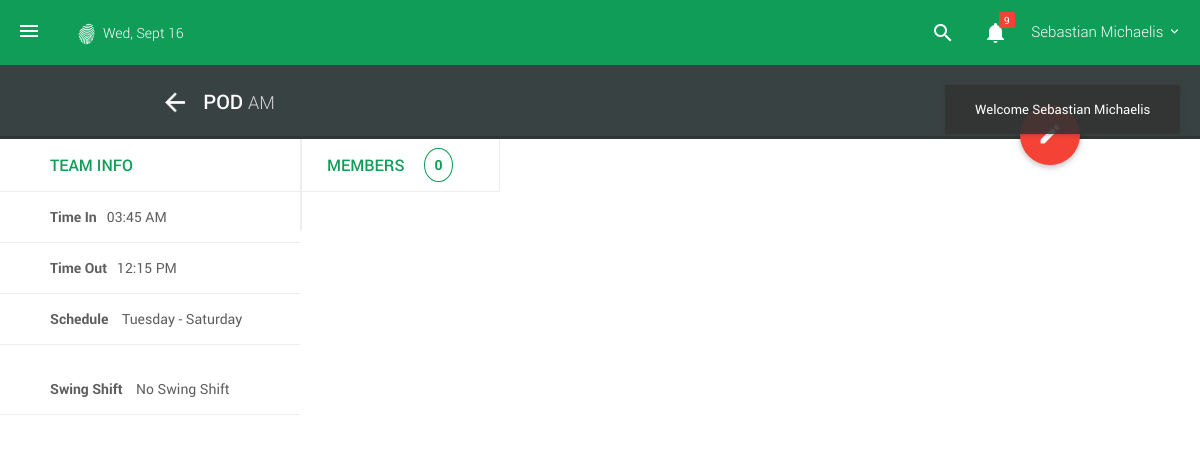
Page /teams/view_team/1 on the committed database.
### tables this page shows
CREATE TABLE IF NOT EXISTS `team_info` (
  `TeamInfoID` int(11) NOT NULL AUTO_INCREMENT,
  `TeamID` int(11) NOT NULL,
  `TeamTimeIn` time NOT NULL,
  `TeamTimeOut` time NOT NULL,
  `TeamDate` varchar(100) NOT NULL,
  `TeamBreak` int(3) NOT NULL,
  PRIMARY KEY (`TeamInfoID`)
);

CREATE TABLE IF NOT EXISTS `team` (
  `TeamID` int(11) NOT NULL AUTO_INCREMENT,
  `TeamParentID` int(11) NOT NULL,
  `TeamName` varchar(20) NOT NULL,
  `SwingIn` time NOT NULL,
  `SwingOut` time NOT NULL,
  `SwingDay` enum('Saturday','Sunday','None') NOT NULL,
  `TeamSchedule` enum('AM','PM') NOT NULL,
  PRIMARY KEY (`TeamID`)
);

### application/controllers/teams.php (called while the page is built, shortened)
<?php
class Teams extends CI_Controller {
	function __Construct(){
	   	$this->load->database();
	   	$this->load->model('teamModel');
	}
	public function view_team($TeamID = 0)
	{
		$data['time']		=	$this->teamModel->displayTimeTracker();
		$data['employee']	=	$this->teamModel->displayEmployees($TeamID);
		$data['teamInfo']	=	$this->teamModel->displayTeamInfo($TeamID);
		$this->load->view('header');
		$this->load->view('view-team', $data);
	}
}

### index.php (called while the page is built, shortened)
<?php
require_once BASEPATH.'core/CodeIgniter.php';

### application/models/teamModel.php (called while the page is built, shortened)
<?php
class TeamModel extends CI_Model {
	function displayEmployees($TeamID){
		$this->db->select();
		$this->db->from('team_member')
		->join('employee_info', 'team_member.EmpID = employee_info.EmpID','left')
		->where('team_member.TeamID', $TeamID);
		$this->db->order_by("employee_info.EmpLastName", "asc");
		$query=$this->db->get();
		return $query->result_array();
	}
	function displayTeamInfo($TeamID){
		$this->db->select();
		$this->db->from('team')
		->join('team_info', 'team.TeamID = team_info.TeamID','right')
		->where('team.TeamID', $TeamID);
		$query=$this->db->get();
		return $query->result_array();
	}
	function displayTimeTracker(){
		$this->db->select();
		$this->db->from('time_tracker')
		->join('employee_info', 'time_tracker.EmpID = employee_info.EmpID','left');
		$query=$this->db->get();
		return $query->result_array();
	}
}

### application/views/view-team.php (the view, shortened to what this page needs)
<body>
        <header id="header">
            <ul class="header-inner">
                <li id="menu-trigger" data-trigger="#sidebar">
                    <div class="line-wrap">
                        <div class="line top"></div>
                        <div class="line center"></div>
                        <div class="line bottom"></div>
                    </div>
                </li>
                <li class="c-date">
                   <a href="<?php echo base_url(); ?>login"> <img src="<?php echo base_url(); ?>img/timekeeper-logo.png" width="20">&nbsp; Wed, Sept 16</a>
                </li>
                <li id="l-user" class="logo dropdown  hidden-xs pull-right">
                    <a data-toggle="dropdown"  href="<?php echo base_url(); ?>login">Sebastian Michaelis <i class="md md-keyboard-arrow-down"></i></a>
                </li>
                <li class="pull-right">
                    <ul class="top-menu">
                        <li id="top-search">
                            <a class="tm-search" href=""></a>
                        </li>
                        <li class="dropdown">
                        <a data-toggle="dropdown" class="tm-notification" href="#"><i class="tmn-counts">9</i></a>
                    </li>
                    </ul>
                </li>
            </ul>
        </header>
        <section id="main">
            <section id="emp-submenub">
                <div class="container">
                    <div>
                        <ul class="list-inline ">
                            <li class="active"> <a href="<?php echo base_url(); ?>teams"><img src="<?php echo base_url(); ?>img/arl.png" width="30"></a> </li>
                            <li><p>
                            <?php
                                foreach($teamInfo as $u){
                                    echo $u['TeamName'];
                                    echo " <span>".$u['TeamSchedule']."</span>";
                                    break;
                                }
                            ?>
                            </p>
                            </li>
                        </ul>
                        <button id="emp-submenu-addb" class=" btn bgm-red btn-icon waves-effect waves-circle waves-float"><i class="md md-edit"></i></button>
                    </div>
                </div>
            </section>
            <section id="view-team">
                <div class="container-fluid">
                    <div class="row">
                        <div class="vt-box col-sm-3 vt-info">
                            <ul class="list-unstyled">
                                <li class="vt-info-head">Team Info</li>
                                <?php
                                    $c = 0;
                                    foreach($teamInfo as $t){
                                 ?>
                                <li><span>Time In</span><?php echo date ('h:i A',strtotime($t['TeamTimeIn']));  ?></li>
                                <li><span>Time Out</span><?php echo date ('h:i A',strtotime($t['TeamTimeOut'])); ?></li>
                                <li><span>Schedule</span>
                                <?php
                                    $json = json_decode($t['TeamDate']);
                                    echo $json[0]." - ".$json[count($json)-1];
                                 ?>
                                 </li>
                                <?php $c++; } ?>
                                <br>
                                <li><span>Swing Shift</span>
                                    <?php if($t['SwingDay'] == 'None'){
                                        echo "No Swing Shift";
                                    }else{ ?>
                                    <?php echo substr($t['SwingDay'], 0, 3) ?>
                                    <?php echo date ('h:i A',strtotime($t['SwingIn'])); ?> - <?php echo date ('h:i A',strtotime($t['SwingOut'])); ?></li>
                                    <?php } ?>
                            </ul>
                        </div>
                        <div class=" col-sm-2   " style="padding:0;">
                            <div class="vt-box  vt-member">
                                 <ul class="list-unstyled">
                                    <li class="vt-member-head">Members <span class="vt-member-count"><?php echo count($employee); ?></span></li>
                                </ul>
                            </div>
                            <div class="vt-box vt-member">
                                <ul class="nav nav-tabs" >
                                    <br><br>
                                </ul>
                            </div>
                        </div>
                    </div>
                </div>
            </section>
        </section>
    </body>
</html>

### css/app.min.2.css (style rules this page uses)
.waves-effect { position: relative; cursor: pointer; overflow: hidden; -webkit-touch-callout: none; -webkit-user-select: none; -khtml-user-select: none; -moz-user-select: none; -ms-user-select: none; user-select: none; -webkit-tap-highlight-color: transparent; }

### css/design.css (style rules this page uses)
#emp-submenub { padding-top: 21px; padding-bottom: 22px; background-color:#394242; border-bottom: 3px solid #2F3636; }
#emp-submenu .container, #profile-top .container, #emp-submenub .container { position: relative; }
#emp-submenu ul,#emp-submenub ul { margin: 0; padding: 0 20px; margin-bottom: -3px; text-transform: uppercase; }
#emp-submenub ul li { color: #fff; font-size: 20px; font-weight: 500; vertical-align: middle; }
#emp-submenub ul li p { margin: 0; vertical-align: middle; padding-top: 2px; }
#emp-submenub ul li p span { font-weight: 300; opacity: 0.8; font-size: 18px; text-transform: capitalize; }
#emp-submenu-addb { position: absolute; right: 0; z-index: 1; top: 50%; margin-top: 5px; height: 60px; width: 60px; }
#emp-submenu-add i,#emp-submenu-addb i { font-size: 25px; font-weight: 400; }
#l-user { display: inline-block; position: relative; }
#l-user a { text-transform: none!important; font-size: 15px; }
.header-inner .c-date a { color: #fff; padding: 6px 10px; display: block; font-size: 14px; font-weight: 100; }
.vt-box { padding: 0; }
.vt-info-head { padding: 15px 50px; font-size: 16px; font-weight: 500; color: #0F9D58; text-transform: uppercase; border-bottom: 1px solid #eee; }
.vt-info ul li:not(.vt-info-head) { padding: 15px 50px; font-size:14px; border-bottom: 1px solid #eee; }
.vt-info ul li:not(.vt-info-head) span { font-weight: 600; font-size: 14px; margin-right: 10px; }
.vt-member { overflow: auto; max-height: calc(100vh - 191px); -ms-overflow-style: -ms-autohiding-scrollbar; -webkit-overflow-scrolling: touch; }
.vt-member ul { margin-bottom: 0; border-left: 2px solid #eee; }
.vt-member-head { padding: 15px 25px; font-size: 16px; font-weight: 500; color: #0F9D58; text-transform: uppercase; border-right: 1px solid #eee; border-bottom: 1px solid #eee; }
.vt-member-count { position: absolute; display: inline-block; margin-left: 20px; padding: 6px 9px; top: 9px; font-size: 14px; font-weight: 600; border-radius: 50%; border: 1px solid; }

### rows in the picture
team_info: TeamID.TeamName "POD", TeamID.TeamSchedule "AM", TeamTimeIn "03:45 AM", TeamTimeOut "12:15 PM", TeamDate "Tuesday", TeamDate "Saturday"

### other values in the picture
count($employee) "0"
